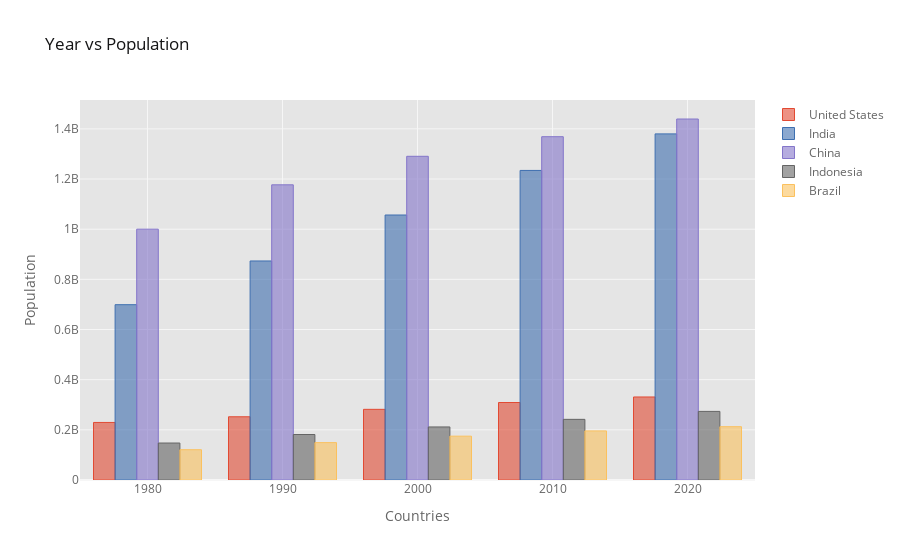

The notebook cell saved with this chart:
### Markdown cell above
## 3. Gráfica de barras multiple

### Code cell
df_population_sample=df_population[df_population.index.isin([1980,
                                                             1990,2000,
                                                             2010,2020])]
df_population_sample.iplot(
    kind='bar',xTitle='Countries',yTitle='Population',title='Year vs Population')

### Figure 1 — Plotly figure (JSON) as saved in the notebook; plotly's stock layout.template omitted (floating-point values rounded to 4 significant figures)
{"data": [{"marker": {"color": "rgba(226, 74, 51, 0.6)", "line": {"color": "rgba(226, 74, 51, 1.0)", "width": 1}}, "name": "United States", "orientation": "v", "text": "", "type": "bar", "x": [1980, 1990, 2000, 2010, 2020], "y": [229476354, 252120309, 281710909, 309011475, 331002651]}, {"marker": {"color": "rgba(62, 111, 176, 0.6)", "line": {"color": "rgba(62, 111, 176, 1.0)", "width": 1}}, "name": "India", "orientation": "v", "text": "", "type": "bar", "x": [1980, 1990, 2000, 2010, 2020], "y": [698952844, 873277798, 1056575549, 1234281170, 1380004385]}, {"marker": {"color": "rgba(132, 118, 202, 0.6)", "line": {"color": "rgba(132, 118, 202, 1.0)", "width": 1}}, "name": "China", "orientation": "v", "text": "", "type": "bar", "x": [1980, 1990, 2000, 2010, 2020], "y": [1000089235, 1176883674, 1290550765, 1368810615, 1439323776]}, {"marker": {"color": "rgba(101, 101, 101, 0.6)", "line": {"color": "rgba(101, 101, 101, 1.0)", "width": 1}}, "name": "Indonesia", "orientation": "v", "text": "", "type": "bar", "x": [1980, 1990, 2000, 2010, 2020], "y": [147447836, 181413402, 211513823, 241834215, 273523615]}, {"marker": {"color": "rgba(251, 193, 94, 0.6)", "line": {"color": "rgba(251, 193, 94, 1.0)", "width": 1}}, "name": "Brazil", "orientation": "v", "text": "", "type": "bar", "x": [1980, 1990, 2000, 2010, 2020], "y": [120694009, 149003223, 174790340, 195713635, 212559417]}], "layout": {"legend": {"bgcolor": "#FFFFFF", "font": {"color": "#666666"}}, "paper_bgcolor": "#FFFFFF", "plot_bgcolor": "#E5E5E5", "title": {"font": {"color": "#151516"}, "text": "Year vs Population"}, "xaxis": {"gridcolor": "#F6F6F6", "showgrid": true, "tickfont": {"color": "#666666"}, "title": {"font": {"color": "#666666"}, "text": "Countries"}, "zerolinecolor": "#F6F6F6"}, "yaxis": {"gridcolor": "#F6F6F6", "showgrid": true, "tickfont": {"color": "#666666"}, "title": {"font": {"color": "#666666"}, "text": "Population"}, "zerolinecolor": "#F6F6F6"}}}
